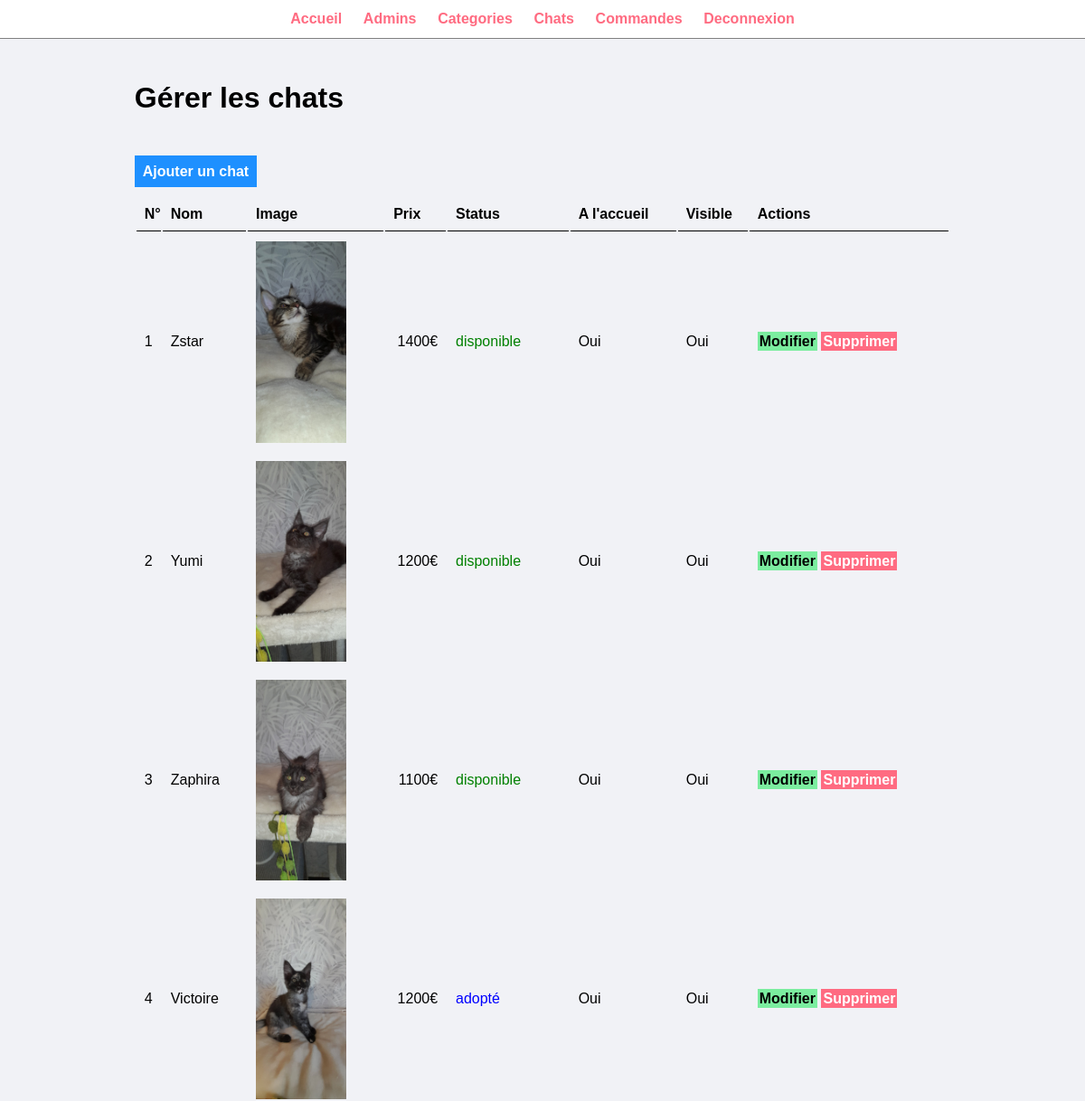
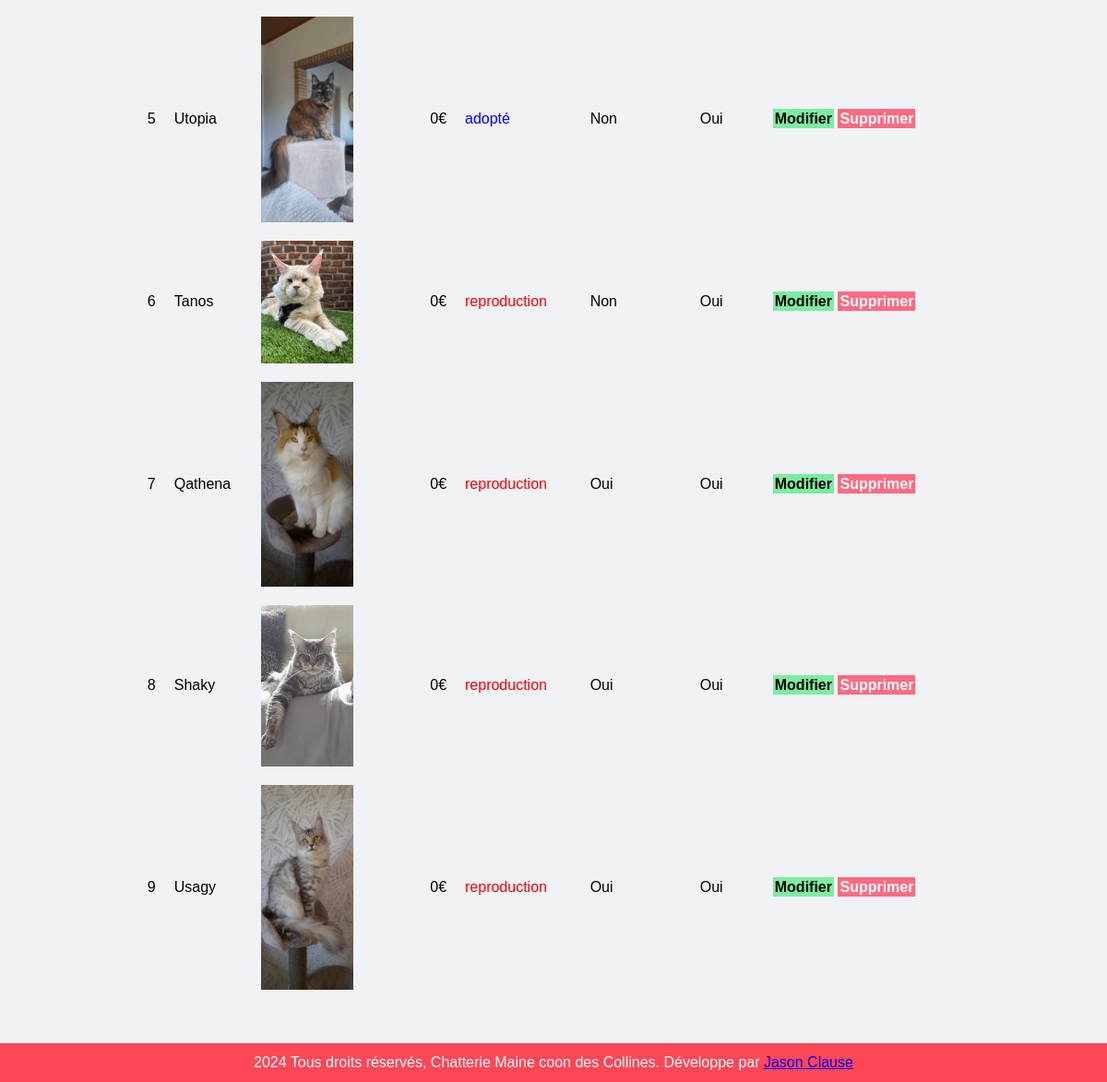
The page /admin/manage-chat.php (signed in) on the database its author committed (2 pictures, top to bottom).
### tables this page shows
create table if not exists `grL_Chat`(
  `id` int unsigned not null auto_increment,
  `nom` varchar(50) not null,
  `description` text not null,
  `dateNaissance` date not null,
  `prix` smallint unsigned,
  `nom_image` varchar(255) not null,
  `categorie_id` smallint unsigned not null,
  `status` enum('disponible', 'réservé', 'adopté', 'reproduction') default 'disponible',
  `featured` boolean not null,
  `active` boolean not null,

  primary key(`id`),
  foreign key (`categorie_id`) references `grL_Categorie`(`id`)
);

### admin/manage-chat.php (the view, shortened to what this page needs)
<?php include('partials/menu.php') ?>
<div class="main-content">
  <div class="wrapper">
		<h1>Gérer les chats</h1><br/><br/>
		<br/>
		<a href="<?php echo SITEURL; ?>admin/add-chat.php" class="btn-primary">Ajouter un chat</a>
		<br/><br/>
		<table class="tbl-full">
			<tr>
				<th>N°</th>
				<th>Nom</th>
				<th>Image</th>
				<th>Prix</th>
				<th>Status</th>
				<th>A l'accueil</th>
				<th>Visible</th>
				<th>Actions</th>
			</tr>
			<?php
				$sql="SELECT * FROM grL_Chat ORDER BY status ASC";
				$res = mysqli_query($conn, $sql);
				$count = mysqli_num_rows($res);
				$sn=1;
				if($count>0){
					while($row=mysqli_fetch_assoc($res)){
						$id = $row['id'];
						$nom = $row['nom'];
						$nom_image = $row['nom_image'];
						$prix = $row['prix'];
						$status = $row['status'];
						$featured = $row['featured'] ? 'Oui' : 'Non';
						$active = $row['active'] ? 'Oui' : 'Non';
						?>
						<tr>
							<td><?php echo $sn++; ?></td>
							<td><?php echo $nom; ?></td>
							<td>
								<?php
									if($nom_image!=""){
										?>
										<img src="<?php echo SITEURL; ?>images/chats/<?php echo $nom_image; ?>" width="100px">
										<?php
									}else{
										echo "<div class='error'>Pas d'image ajoutée.</div>";
									}
								?>
							</td>
							<td class="text-right"><?php echo $prix. '€'; ?></td>
							<td><?php
                  if($status=="disponible"){
                    echo "<label style='color: green;'>$status</label>";
                  } elseif($status=="réservé"){
                    echo "<label style='color: orange;'>$status</label>";
                  } elseif($status=="adopté"){
                    echo "<label style='color: blue;'>$status</label>";
                  } elseif($status=="reproduction"){
                    echo "<label style='color: red;'>$status</label>";
                  }
              ?></td>
							<td><?php echo $featured; ?></td>
							<td><?php echo $active; ?></td>
							<td>
								<a href="<?php echo SITEURL; ?>admin/update-chat.php?id=<?php echo $id; ?>" class="btn-secondary">Modifier</a>
								<a href="<?php echo SITEURL; ?>admin/delete-chat.php?id=<?php echo $id; ?>&nom_image=<?php echo $nom_image; ?>" class="btn-danger">Supprimer</a>
							</td>
						</tr>
						<?php
					}
				} else {
					?>
					<tr>
						<td colspan='6'><div class="error">Pas de chats ajoutées.</div></td>
					</tr>
					<?php
				}
			?>
		</table>
  </div>
</div>
<?php include('partials/footer.php')?>

### admin/partials/menu.php (shortened to what this page needs)
<html>
    <head>
				<link rel="stylesheet" href="..\css\admin.css">
    </head>
	<body>
		 <div class="menu text-center">
			<div class="wrapper">
				<ul>
					<li><a href="index.php">Accueil</a></li>
					<li><a href="manage-admin.php">Admins</a></li>
					<li><a href="manage-categorie.php">Categories</a></li>
					<li><a href="manage-chat.php">Chats</a></li>
					<li><a href="manage-commande.php">Commandes</a></li>
					<li><a href="logout.php">Deconnexion</a></li>
				</ul>
			</div>
		 </div>

### admin/partials/footer.php
<div class="footer">
		 	<div class="wrapper">
				<p class="text-center">2024 Tous droits réservés, Chatterie Maine coon des Collines. Développe par <a href="https://www.facebook.com/jason.molotoy/">Jason Clause </a></p>
			</div>
		 </div>
	</body>
</html>

### css/admin.css (style rules this page uses)
* { margin: 0; padding: 0; font-family: Arial, Helvetica, sans-serif; }
.wrapper { padding: 1%; width: 80%; margin: 0 auto; }
.text-center { text-align: center; }
.text-right { text-align: right; }
.tbl-full { width: 100%; }
table tr th { border-bottom: 1px solid black; padding: 1%; text-align: left; }
table tr td { padding: 1%; }
table tr td.text-right { text-align: right; }
.btn-primary { background-color: #1e90ff; padding: 1%; color: white; text-decoration: none; font-weight: bold; }
.btn-secondary { background-color: #7bed9f; padding: 1%; color: black; text-decoration: none; font-weight: bold; }
.btn-danger { background-color: #ff6b81; padding: 1%; color: white; text-decoration: none; font-weight: bold; }
.menu { border-bottom: 1px solid grey; }
.menu ul { list-style-type: none; }
.menu ul li { display: inline; padding: 1%; }
.menu ul li a { text-decoration: none; font-weight: bold; color: #ff6b81; }
.main-content { background-color: #f1f2f6; padding: 3%; }
.footer { background-color: #ff4757; color: white; }

### rows shown on the page
grl_chat: nom "Zstar", nom_image (picture), prix "1400", status "disponible", featured "Oui", active "Oui"
grl_chat: nom "Yumi", nom_image (picture), prix "1200", status "disponible", featured "Oui", active "Oui"
grl_chat: nom "Zaphira", nom_image (picture), prix "1100", status "disponible", featured "Oui", active "Oui"
grl_chat: nom "Victoire", nom_image (picture), prix "1200", status "adopté", featured "Oui", active "Oui"
grl_chat: nom "Utopia", nom_image (picture), prix "0", status "adopté", featured "Non", active "Oui"
grl_chat: nom "Tanos", nom_image (picture), prix "0", status "reproduction", featured "Non", active "Oui"
grl_chat: nom "Qathena", nom_image (picture), prix "0", status "reproduction", featured "Oui", active "Oui"
grl_chat: nom "Shaky", nom_image (picture), prix "0", status "reproduction", featured "Oui", active "Oui"
grl_chat: nom "Usagy", nom_image (picture), prix "0", status "reproduction", featured "Oui", active "Oui"
